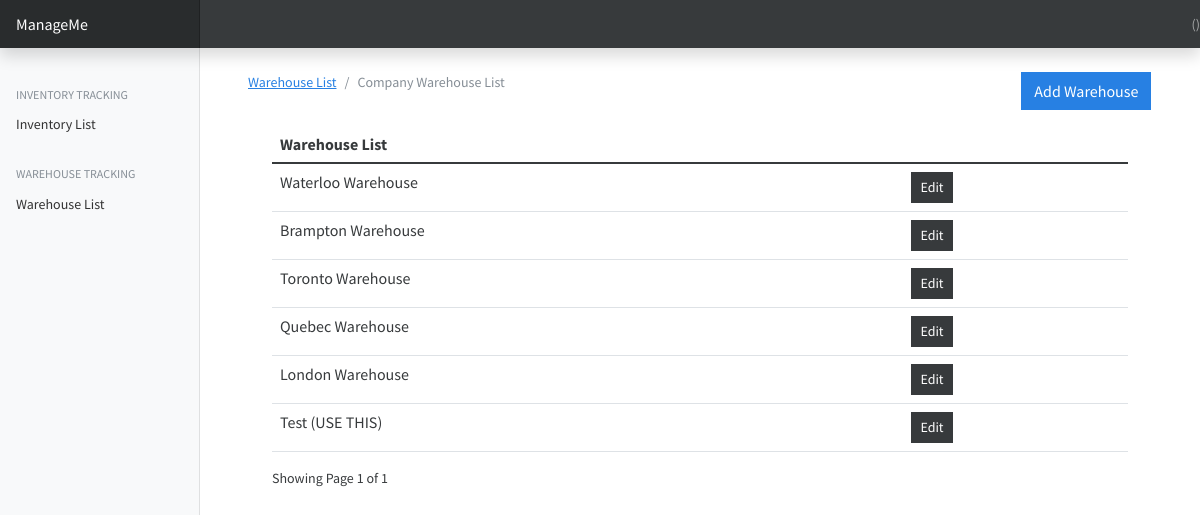
Page /warehouses/ on the earlier database version.
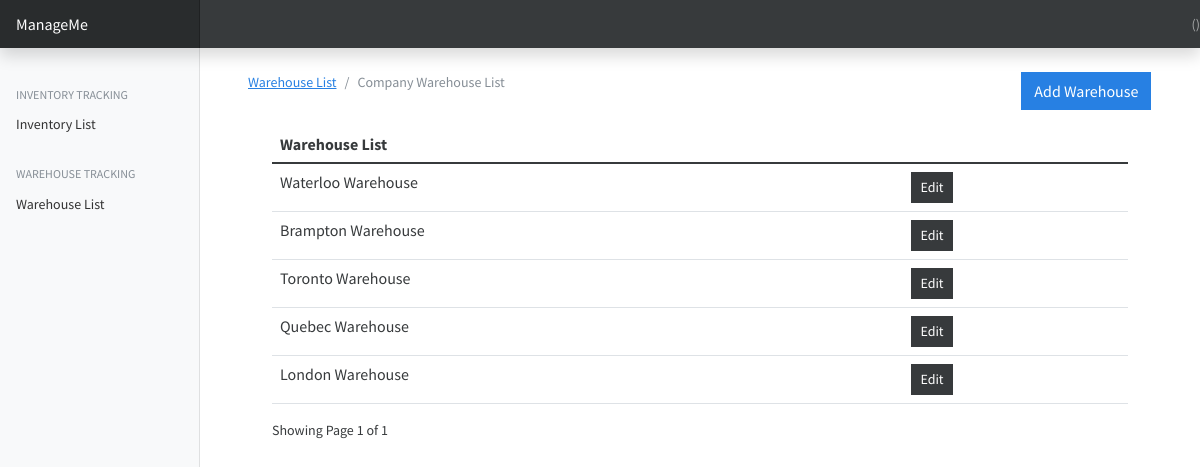
Same page on the later database version.
### inventory/models.py (models this page shows, shortened)
class Warehouse(models.Model):
    name = models.CharField(max_length=250)

### warehouse/views.py (the view)
# urls.py: path('', views.index, name = "inventory"),
def index(request):
    warehouses = Warehouse.objects.all()
    paginator = Paginator(warehouses, 10)
    page_number = request.GET.get('page')
    page_objects = Paginator.get_page(paginator, page_number)
    context = { 'warehouses': warehouses, 'page_objects': page_objects}
    return render(request, 'warehouse/index.html', context)

### templates/warehouse/index.html (shortened to what this page needs)
{% extends 'base.html' %}
{% load static %}
{% block content %}
<div class="container mt-4">
    <div class="row">
        <div class="col-md-10">
            <nav aria-label="breadcrumb">
                <ol class="breadcrumb">
                <li class="breadcrumb-item"><a href="{% url 'warehouse' %}">Warehouse List</a></li>
                <li class="breadcrumb-item active" aria-current="page">Company Warehouse List</li>
                </ol>
            </nav>
        </div>
        <div class="col-md-2">
            <a href="{% url 'add-warehouse' %}" class = "btn btn-primary">Add Warehouse</a>
        </div>
    </div>
    <div class="container">
        {% if warehouses.count %}
        <div class="app-table">
            <table class="table table-stripped table-hover mt-3">
                <thead>
                    <tr>
                        <th>Warehouse List</th>
                        <th></th>
                    </tr>
                </thead>
                <tbody>
                    {% for warehouse in page_objects %}
                    <tr>
                        <td>{{warehouse.name}}</td>
                        <td><a href = "{% url 'edit-warehouse' warehouse.id %}" class = "btn btn-secondary btn-sm">Edit</a></td>
                    </tr>
                    {% endfor %}
                </tbody>
            </table>
        </div>
        <div class="pagination-container">
        <div class = "">
            Showing Page {{page_objects.number}} of {{page_objects.paginator.num_pages}}
        </div>
        {% endif %}
    </div>
    </div>
</div>
{% endblock %}

Differences in the rows shown:
removed Warehouse: name "Test (USE THIS)"
